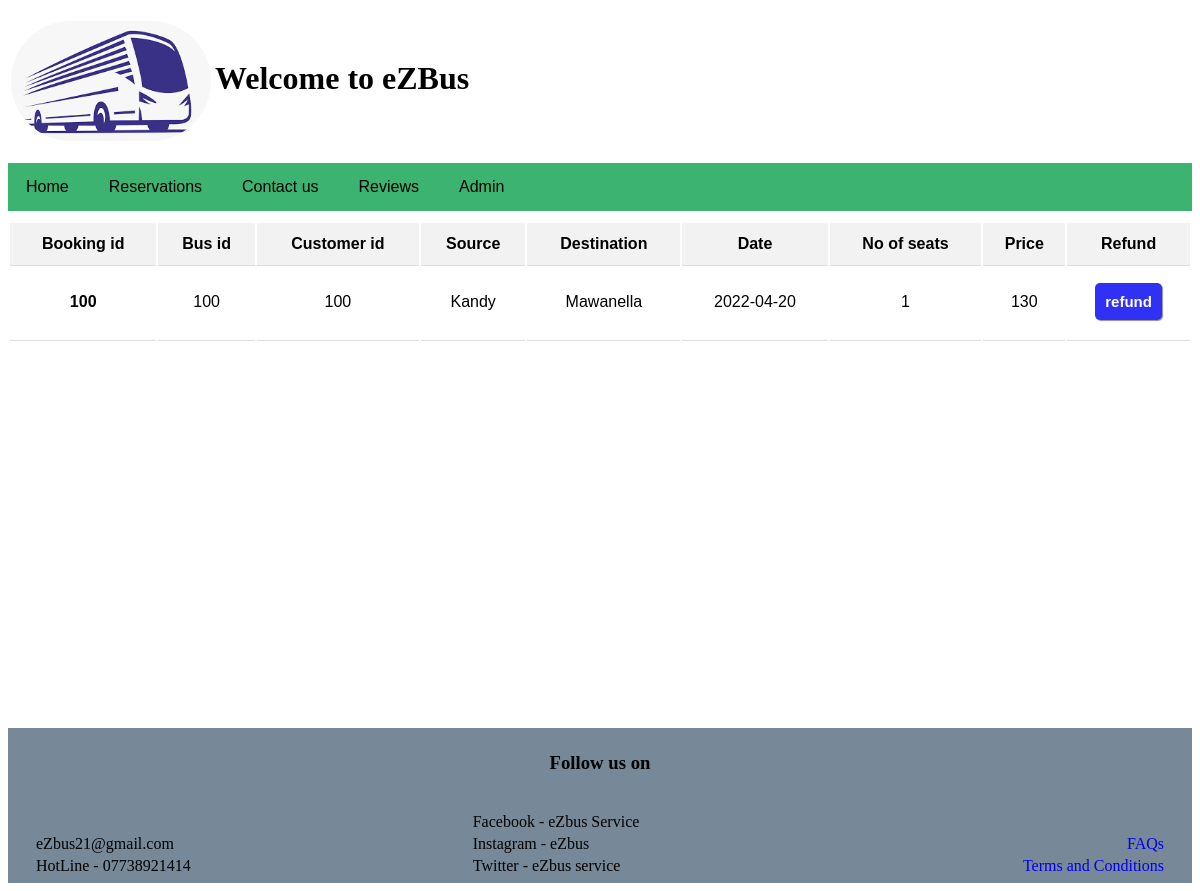
Screenshot of /php/myBookings.php (signed in) with the database file from the repository.
### tables this page shows
CREATE TABLE `bookings` (
  `Booking_id` int(11) NOT NULL,
  `Bus_id` int(11) DEFAULT NULL,
  `User_id` int(11) DEFAULT NULL,
  `Booked_name` varchar(30) DEFAULT NULL,
  `Phone_no` varchar(11) DEFAULT NULL,
  `Source_station` varchar(30) DEFAULT NULL,
  `Destination_station` varchar(30) DEFAULT NULL,
  `Date` date DEFAULT NULL,
  `No_of_Seats` int(11) DEFAULT NULL,
  `Price` float DEFAULT NULL,
  `Card_type` varchar(20) DEFAULT NULL,
  `Card_No` varchar(20) DEFAULT NULL,
  `Expiry_Date` date DEFAULT NULL,
  `Payment_Type` varchar(10) DEFAULT NULL
);

### php/myBookings.php (the view, shortened to what this page needs)
<!DOCTYPE html>
<?php
	if (isset($_SESSION["userID"]))
		$cid = $_SESSION["userID"] ;
	else
		header("Location:login.php") ;
?>
<html lang="en">
<head>
	<link rel="stylesheet" href="../css/myBookingsStyle.css" />
	<link rel="stylesheet" href="../css/headerfootertheme.css">
</head>
<body>
<div class="container">
<header>
				<table>
					<tr>
						<td width="50px">
						<div class="logo">
							<a href="#"><img src="../images/download.jpg" alt="Bus logo" ></a>
						</div>
						</td>
						<td><a href="#" id="Name"><h1>Welcome to eZBus</h1></a></td>
					</tr>
				</table>
				<ul class="list">
					<button class="btn"><li class="list"><a href="home.php">Home</a></li></button>
					<button class="btn"><li class="list"><a href="#">Reservations</a></li></button>
					<button class="btn"><li class="list"><a href="Feedback.php">Contact us</a></li></button>
					<button class="btn"><li class="list"><a href="Review.php">Reviews</a></li></button>
					<?php
						require 'config.php';
						$vary = $_SESSION["username"];
						$sql="SELECT type FROM details WHERE username Like '$vary' ";
						$row = $con -> query($sql);
						$result = $row-> fetch_assoc();
						if ($result['type'] == 'A')
						{
							echo "<button class='btn'><li class='list'><a href='Admin/adminDashboard.php'>Admin</a></li></button>";
						}
					?>
				</ul>
			</header>
<div class="table" >
<?php
    require 'config.php';
	$sql = "SELECT * FROM bookings WHERE User_id = $cid ";
	$result = $con -> query($sql);
	if($result -> num_rows > 0)
	{
		echo "<table >
				<tr>
					<th>Booking id</th>
					<th>Bus id</th>
					<th>Customer id</th>
					<th>Source</th>
					<th>Destination</th>
					<th>Date</th>
					<th>No of seats</th>
					<th>Price</th>
                    <th>Refund</th>
				</tr>";
		while($row = $result -> fetch_assoc())
		{
			$bid = $row["Booking_id"] ;
			$refunfsql = "SELECT Booking_id FROM refund WHERE Booking_id = $bid " ;
			$refResult = $con -> query($refunfsql) ;
			if($refResult-> num_rows > 0)
			{
				continue ;
			}
			else {
			echo "<form method= 'GET' action='Reason_refund.php'>" ;
			echo "<tr><td>".$row["Booking_id"]."</td>
					  <td>".$row["Bus_id"]."</td>
					  <td>".$row["User_id"]."</td>
					  <td>".$row["Source_station"]."</td>
					  <td>".$row["Destination_station"]."</td>
					  <td>".$row["Date"]."</td>
                      <td>".$row["No_of_Seats"]."</td>
					  <td>".$row["Price"]."</td>" ;
			echo " <td><input class='refundbtn' name='refundbtn' type='submit' value='refund' ></td>
				</tr> " ;
			}
			?>
			</form>
			<?php
		}
		echo "</table>" ;
	}
	else{
		echo "<script>alert('No records')</script>";
	}
?>
</div>
</div>
<div>
	<footer class="ftr">
			<div class="footer">
				<center><h3>Follow us on</h3></center><br>
				<table id="footerTable">
				<tr>
					<td></td>
					<td style="padding-left:150px;">Facebook  - eZbus Service</td>
					<td></td>
				</tr>
				<tr>
					<td>eZbus21@gmail.com</td>
					<td style="padding-left:150px;">Instagram - eZbus</td>
					<td align="right"><a href="#" class="FQs">FAQs</a></td>
				</tr>
				<tr>
					<td>HotLine - 07738921414</td>
					<td style="padding-left:150px;"> Twitter - eZbus service</td>
					<td align="right"><a href="#" class="TandC">Terms and Conditions</a></td>
				</tr>
				</table>
			</div>
		</footer>
</div>
</body>
</html>

### css/myBookingsStyle.css (style rules this page uses)
.container { min-height: 90vh; }
.table { font-family: Arial, Helvetica, sans-serif; border-collapse: collapse; width: 100%; text-align: center; display: flex; }
.table td, .table th { border: none; border-bottom: 1px solid #ddd; padding: 8px; padding-top: 15px; padding-bottom: 20px; }
.table td:first-child { color: black; font-weight: bold; }
.table th { padding-top: 12px; padding-bottom: 12px; text-align: center; color: black; background-color: #f2f2f2; ; }
.refundbtn { display: inline-block; padding: 10px; color: white; border: none; font-weight: bolder; font-size: 15px; text-decoration: none; margin: auto; box-shadow: 1px 1px 1px rgb(143, 142, 142); border-radius: 5px; border: none; }
.refundbtn { background-color: rgb(49, 49, 245); }
.ftr { background-color: #778899; position: relative; }
.FQs { text-decoration: none; }
.TandC { text-decoration: none; }
#footerTable { width: 100%; padding-left: 20px; padding-right: 20px; }

### css/headerfootertheme.css (style rules this page uses)
.container { min-height: 90vh; }
#Name { text-decoration:none; color: black; }
.logo img { width: 200px; height: 120px; border: 3px solid none; border-radius: 100px; margin-top:10px; }
table { width: 100%; }
ul.list { list-style-type: none; background-color:MediumSeaGreen; padding: 0; margin-top:15px; margin-left: 0px; margin-bottom: 10px; overflow: hidden; }
li a { padding: 10px 10px 10px ; text-align: center; display: block; text-decoration: none; float:left; color: black; }
.btn { border: none; background-color: MediumSeaGreen; color:black; text-align: center; font-size: 16px; margin:4px 2px; transition: 0.4s; }
footer { position: relative; background-color: #778899; bottom: 0; padding: 5px; }

### rows the page displays
bookings: Booking_id "100", Bus "100", User "100", Source_station "Kandy", Destination_station "Mawanella", Date "2022-04-20", No_of_Seats "1", Price "130"
